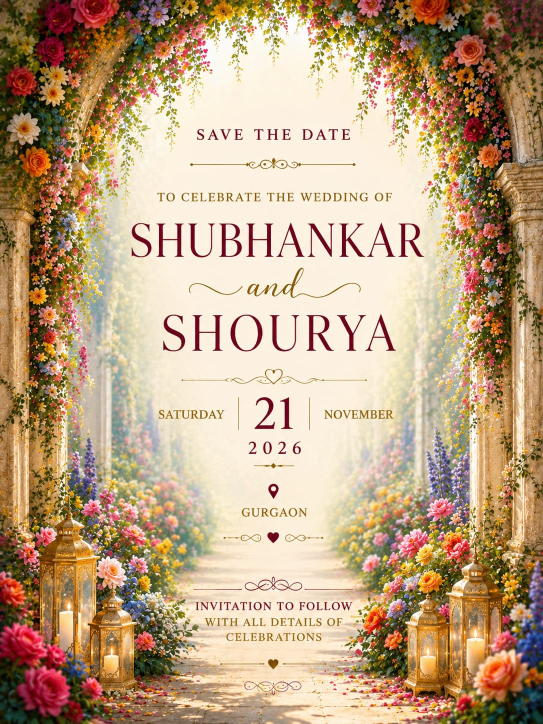
#> input picture IMG_9318.JPG, 1086 x 1448 px, found by its file name (shown at 1/2 size)
$ python clean_image.py
#> lines starting #> are read from the running program, lines starting #| are printed output that depends on the picture
import numpy as np
from PIL import Image, ImageFilter, ImageDraw

def build_spotless_canvas():
    img = Image.open("public/images/IMG_9318.JPG").convert("RGB")
#> img is the input picture: PIL image 1086x1448 RGB; mean R, G, B 189.5, 162.4, 130.7
    width, height = img.size
#> width = 1086; height = 1448
    img_np = np.array(img, dtype=np.float32)

    # 1. Full text corridor bounds
    x1, x2 = 120, 966
    y1, y2 = 180, 1340

    top_color = np.array([255.0, 251.0, 238.0])
    mid_color = np.array([255.0, 246.0, 222.0])
    bot_color = np.array([244.0, 228.0, 202.0])

    result_np = img_np.copy()

    for y in range(y1, y2):
        v = (y - y1) / (y2 - y1)

        if v < 0.45:
            base_col = top_color * (1.0 - v / 0.45) + mid_color * (v / 0.45)
        else:
            base_col = mid_color * (1.0 - (v - 0.45) / 0.55) + bot_color * ((v - 0.45) / 0.55)

        for x in range(x1, x2):
            h_dist = abs(x - (width / 2.0)) / ((x2 - x1) / 2.0)
            edge_weight = max(0.0, min(1.0, (h_dist - 0.85) / 0.15))

            alpha = (1.0 - edge_weight)
            result_np[y, x] = img_np[y, x] * (1.0 - alpha) + base_col * alpha
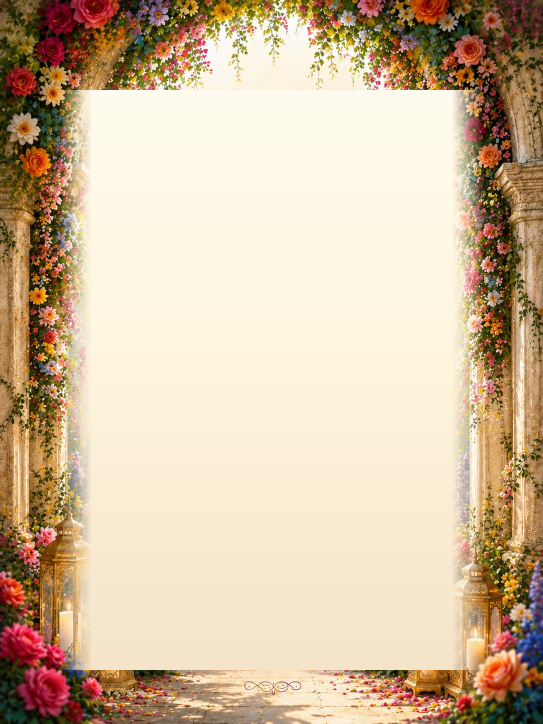
#> result_np: shape (1448, 1086, 3) float32 (shown at 1/2 size); mean R, G, B 211.6, 188, 159.8; drawn with min black and max white

    res_img = Image.fromarray(np.clip(result_np, 0, 255).astype(np.uint8))

    # Precise tight mask
    mask = Image.new("L", (width, height), 0)
#> mask: PIL image 1086x1448 L; every value is 0
    draw = ImageDraw.Draw(mask)
    draw.rectangle([x1 + 5, y1 + 5, x2 - 5, y2 - 5], fill=255)
    mask = mask.filter(ImageFilter.GaussianBlur(radius=6))
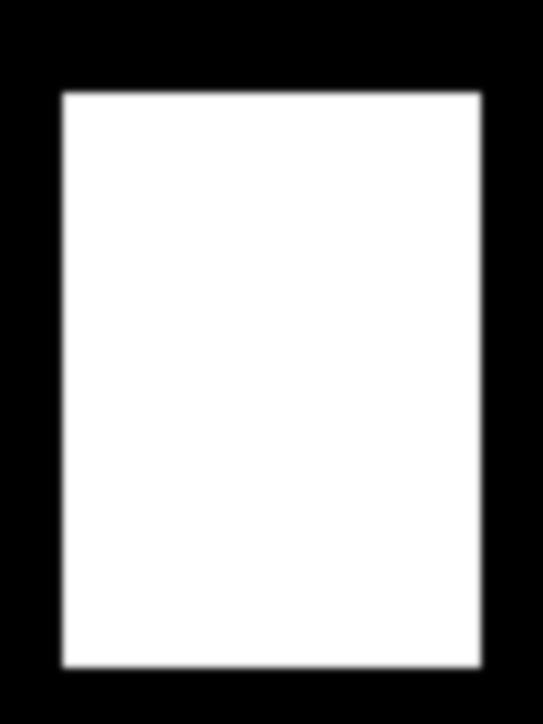
#> mask: PIL image 1086x1448 L (shown at 1/2 size); min 0, max 255, mean 156.2

    final_img = Image.composite(res_img, img, mask)
    final_img.save("public/images/IMG_9318_clean.JPG", quality=96)
    print("100% Spotless canvas saved successfully!")

build_spotless_canvas()

$ run again, with file_0000000043d48209ad282f9c576e024d.png saved as IMG_9318.JPG
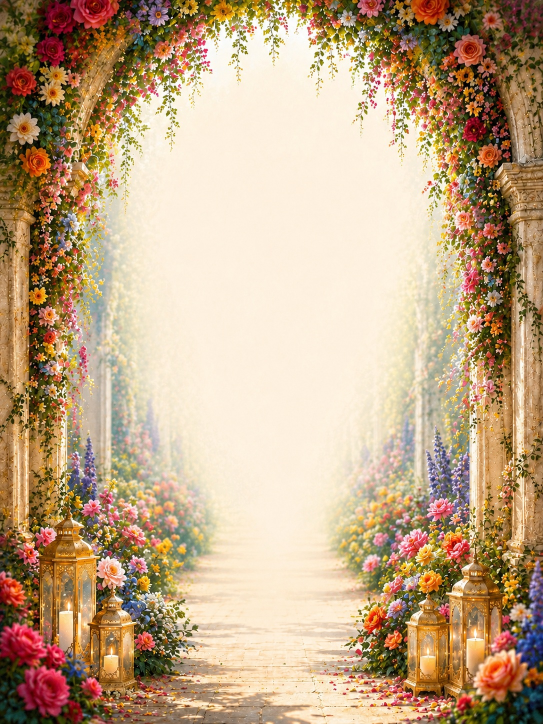
#> input picture file_0000000043d48209ad282f9c576e024d.png, 1086 x 1448 px, found by its file name (shown at 1/2 size)
#> in build_spotless_canvas, img is the input picture: PIL image 1086x1448 RGB; mean R, G, B 192.7, 165.9, 134
#> after the loop in build_spotless_canvas, `for y in range(y1, y2):`:
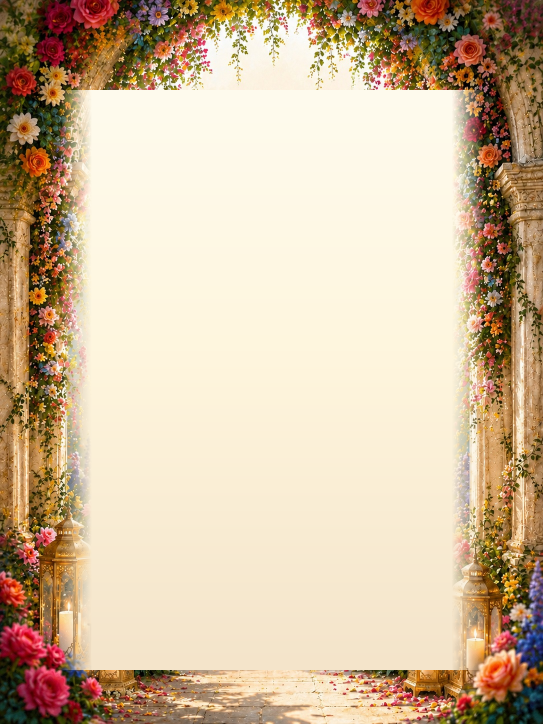
#> result_np: shape (1448, 1086, 3) float32 (shown at 1/2 size); mean R, G, B 211.2, 187.4, 159.3; drawn with min black and max white
